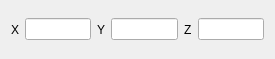
<?xml version="1.0" encoding="UTF-8"?>
<ui version="4.0">
 <class>CoordinateEditWidget</class>
 <widget class="QWidget" name="CoordinateEditWidget">
  <property name="geometry">
   <rect>
    <x>0</x>
    <y>0</y>
    <width>275</width>
    <height>59</height>
   </rect>
  </property>
  <property name="windowTitle">
   <string>Form</string>
  </property>
  <layout class="QHBoxLayout" name="horizontalLayout">
   <item>
    <widget class="QLabel" name="label">
     <property name="text">
      <string>X</string>
     </property>
    </widget>
   </item>
   <item>
    <widget class="QLineEdit" name="txtX"/>
   </item>
   <item>
    <widget class="QLabel" name="label_2">
     <property name="text">
      <string>Y</string>
     </property>
    </widget>
   </item>
   <item>
    <widget class="QLineEdit" name="txtY"/>
   </item>
   <item>
    <widget class="QLabel" name="label_3">
     <property name="text">
      <string>Z</string>
     </property>
    </widget>
   </item>
   <item>
    <widget class="QLineEdit" name="txtZ"/>
   </item>
  </layout>
 </widget>
 <resources/>
 <connections/>
</ui>
